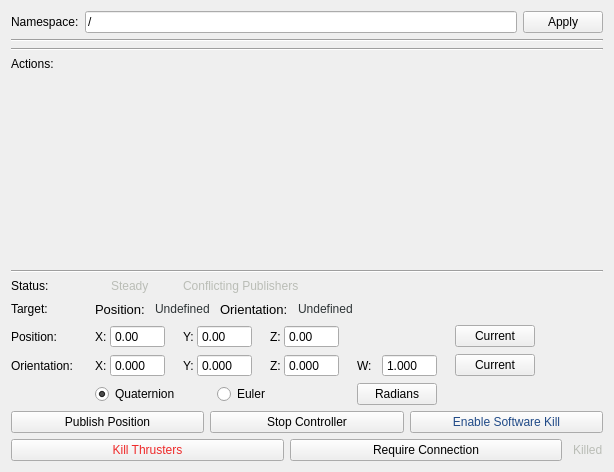
<?xml version="1.0" encoding="UTF-8"?>
<ui version="4.0">
 <class>ControllersPlugin</class>
 <widget class="QWidget" name="ControllersPlugin">
  <property name="geometry">
   <rect>
    <x>0</x>
    <y>0</y>
    <width>614</width>
    <height>472</height>
   </rect>
  </property>
  <property name="windowTitle">
   <string>Controller Actions</string>
  </property>
  <layout class="QGridLayout" name="gridLayout_2">
   <item row="1" column="0">
    <layout class="QVBoxLayout" name="primaryLayout">
     <property name="sizeConstraint">
      <enum>QLayout::SetDefaultConstraint</enum>
     </property>
     <item>
      <layout class="QHBoxLayout" name="namespaceLayout">
       <item>
        <widget class="QLabel" name="namespaceLabel">
         <property name="text">
          <string>Namespace:</string>
         </property>
        </widget>
       </item>
       <item>
        <widget class="QLineEdit" name="namespaceEdit">
         <property name="text">
          <string>/</string>
         </property>
        </widget>
       </item>
       <item>
        <widget class="QPushButton" name="applyNamespaceButton">
         <property name="text">
          <string>Apply</string>
         </property>
        </widget>
       </item>
      </layout>
     </item>
     <item>
      <widget class="Line" name="namespaceToTeleopGroupSeparator">
       <property name="orientation">
        <enum>Qt::Horizontal</enum>
       </property>
      </widget>
     </item>
     <item>
      <layout class="QVBoxLayout" name="teleopControlLayout"/>
     </item>
     <item>
      <widget class="Line" name="teleopToActionsGroupSeparator">
       <property name="orientation">
        <enum>Qt::Horizontal</enum>
       </property>
      </widget>
     </item>
     <item>
      <layout class="QVBoxLayout" name="actionsGroupLayout">
       <property name="spacing">
        <number>0</number>
       </property>
       <item>
        <widget class="QLabel" name="actionsGroupLabel">
         <property name="text">
          <string>Actions:</string>
         </property>
        </widget>
       </item>
       <item>
        <layout class="QVBoxLayout" name="actionsVerticalLayout"/>
       </item>
      </layout>
     </item>
     <item>
      <spacer name="centerAlignmentSpacer">
       <property name="orientation">
        <enum>Qt::Vertical</enum>
       </property>
       <property name="sizeHint" stdset="0">
        <size>
         <width>20</width>
         <height>40</height>
        </size>
       </property>
      </spacer>
     </item>
     <item>
      <widget class="Line" name="actionToControllerGroupSeparator">
       <property name="orientation">
        <enum>Qt::Horizontal</enum>
       </property>
      </widget>
     </item>
     <item>
      <layout class="QGridLayout" name="controllerGroupLayout">
       <property name="horizontalSpacing">
        <number>18</number>
       </property>
       <item row="3" column="0">
        <widget class="QLabel" name="label_2">
         <property name="text">
          <string>Orientation: </string>
         </property>
        </widget>
       </item>
       <item row="2" column="2">
        <layout class="QHBoxLayout" name="horizontalLayout_3">
         <property name="spacing">
          <number>3</number>
         </property>
         <item>
          <widget class="QLabel" name="label_3">
           <property name="text">
            <string>X:</string>
           </property>
          </widget>
         </item>
         <item>
          <widget class="QDoubleSpinBox" name="positionXValue">
           <property name="sizePolicy">
            <sizepolicy hsizetype="Fixed" vsizetype="Fixed">
             <horstretch>0</horstretch>
             <verstretch>0</verstretch>
            </sizepolicy>
           </property>
           <property name="minimumSize">
            <size>
             <width>55</width>
             <height>0</height>
            </size>
           </property>
           <property name="maximumSize">
            <size>
             <width>50</width>
             <height>16777215</height>
            </size>
           </property>
           <property name="focusPolicy">
            <enum>Qt::StrongFocus</enum>
           </property>
           <property name="buttonSymbols">
            <enum>QAbstractSpinBox::NoButtons</enum>
           </property>
           <property name="minimum">
            <double>-99.989999999999995</double>
           </property>
           <property name="singleStep">
            <double>0.500000000000000</double>
           </property>
          </widget>
         </item>
        </layout>
       </item>
       <item row="3" column="5">
        <layout class="QHBoxLayout" name="orientationWGroup">
         <property name="spacing">
          <number>3</number>
         </property>
         <item>
          <widget class="QLabel" name="orientationWLabel">
           <property name="text">
            <string>W:</string>
           </property>
          </widget>
         </item>
         <item>
          <widget class="QDoubleSpinBox" name="orientationWValue">
           <property name="sizePolicy">
            <sizepolicy hsizetype="Fixed" vsizetype="Fixed">
             <horstretch>0</horstretch>
             <verstretch>0</verstretch>
            </sizepolicy>
           </property>
           <property name="minimumSize">
            <size>
             <width>55</width>
             <height>0</height>
            </size>
           </property>
           <property name="maximumSize">
            <size>
             <width>50</width>
             <height>16777215</height>
            </size>
           </property>
           <property name="focusPolicy">
            <enum>Qt::StrongFocus</enum>
           </property>
           <property name="buttonSymbols">
            <enum>QAbstractSpinBox::NoButtons</enum>
           </property>
           <property name="decimals">
            <number>3</number>
           </property>
           <property name="minimum">
            <double>-1.000000000000000</double>
           </property>
           <property name="maximum">
            <double>1.000000000000000</double>
           </property>
           <property name="singleStep">
            <double>0.050000000000000</double>
           </property>
           <property name="value">
            <double>1.000000000000000</double>
           </property>
          </widget>
         </item>
        </layout>
       </item>
       <item row="3" column="3">
        <layout class="QHBoxLayout" name="horizontalLayout_7">
         <property name="spacing">
          <number>3</number>
         </property>
         <item>
          <widget class="QLabel" name="orientationYLabel">
           <property name="text">
            <string>Y:</string>
           </property>
          </widget>
         </item>
         <item>
          <widget class="QDoubleSpinBox" name="orientationYValue">
           <property name="sizePolicy">
            <sizepolicy hsizetype="Fixed" vsizetype="Fixed">
             <horstretch>0</horstretch>
             <verstretch>0</verstretch>
            </sizepolicy>
           </property>
           <property name="minimumSize">
            <size>
             <width>55</width>
             <height>0</height>
            </size>
           </property>
           <property name="maximumSize">
            <size>
             <width>50</width>
             <height>16777215</height>
            </size>
           </property>
           <property name="focusPolicy">
            <enum>Qt::StrongFocus</enum>
           </property>
           <property name="buttonSymbols">
            <enum>QAbstractSpinBox::NoButtons</enum>
           </property>
           <property name="decimals">
            <number>3</number>
           </property>
           <property name="minimum">
            <double>-1.000000000000000</double>
           </property>
           <property name="maximum">
            <double>1.000000000000000</double>
           </property>
           <property name="singleStep">
            <double>0.050000000000000</double>
           </property>
          </widget>
         </item>
        </layout>
       </item>
       <item row="0" column="2" alignment="Qt::AlignHCenter">
        <widget class="QLabel" name="steadyLabel">
         <property name="styleSheet">
          <string notr="true">QLabel{ color: rgb(186, 189, 182) }</string>
         </property>
         <property name="text">
          <string>Steady</string>
         </property>
        </widget>
       </item>
       <item row="2" column="3">
        <layout class="QHBoxLayout" name="horizontalLayout_4">
         <property name="spacing">
          <number>3</number>
         </property>
         <item>
          <widget class="QLabel" name="label_4">
           <property name="text">
            <string>Y:</string>
           </property>
          </widget>
         </item>
         <item>
          <widget class="QDoubleSpinBox" name="positionYValue">
           <property name="sizePolicy">
            <sizepolicy hsizetype="Fixed" vsizetype="Fixed">
             <horstretch>0</horstretch>
             <verstretch>0</verstretch>
            </sizepolicy>
           </property>
           <property name="minimumSize">
            <size>
             <width>55</width>
             <height>0</height>
            </size>
           </property>
           <property name="maximumSize">
            <size>
             <width>50</width>
             <height>16777215</height>
            </size>
           </property>
           <property name="focusPolicy">
            <enum>Qt::StrongFocus</enum>
           </property>
           <property name="buttonSymbols">
            <enum>QAbstractSpinBox::NoButtons</enum>
           </property>
           <property name="minimum">
            <double>-99.000000000000000</double>
           </property>
           <property name="singleStep">
            <double>0.500000000000000</double>
           </property>
          </widget>
         </item>
        </layout>
       </item>
       <item row="0" column="0">
        <widget class="QLabel" name="label_14">
         <property name="text">
          <string>Status:</string>
         </property>
        </widget>
       </item>
       <item row="3" column="6">
        <widget class="QPushButton" name="loadCurrentOrientation">
         <property name="text">
          <string>Current</string>
         </property>
        </widget>
       </item>
       <item row="3" column="4">
        <layout class="QHBoxLayout" name="horizontalLayout_8">
         <property name="spacing">
          <number>3</number>
         </property>
         <item>
          <widget class="QLabel" name="orientationZLabel">
           <property name="text">
            <string>Z:</string>
           </property>
          </widget>
         </item>
         <item>
          <widget class="QDoubleSpinBox" name="orientationZValue">
           <property name="sizePolicy">
            <sizepolicy hsizetype="Fixed" vsizetype="Fixed">
             <horstretch>0</horstretch>
             <verstretch>0</verstretch>
            </sizepolicy>
           </property>
           <property name="minimumSize">
            <size>
             <width>55</width>
             <height>0</height>
            </size>
           </property>
           <property name="maximumSize">
            <size>
             <width>50</width>
             <height>16777215</height>
            </size>
           </property>
           <property name="focusPolicy">
            <enum>Qt::StrongFocus</enum>
           </property>
           <property name="buttonSymbols">
            <enum>QAbstractSpinBox::NoButtons</enum>
           </property>
           <property name="decimals">
            <number>3</number>
           </property>
           <property name="minimum">
            <double>-1.000000000000000</double>
           </property>
           <property name="maximum">
            <double>1.000000000000000</double>
           </property>
           <property name="singleStep">
            <double>0.050000000000000</double>
           </property>
          </widget>
         </item>
        </layout>
       </item>
       <item row="0" column="3" colspan="2">
        <widget class="QLabel" name="conflictingPublisherLabel">
         <property name="styleSheet">
          <string notr="true">QLabel{ color: rgb(186, 189, 182) }</string>
         </property>
         <property name="text">
          <string>Conflicting Publishers</string>
         </property>
        </widget>
       </item>
       <item row="1" column="2" colspan="6">
        <layout class="QGridLayout" name="gridLayout">
         <property name="horizontalSpacing">
          <number>10</number>
         </property>
         <item row="0" column="4">
          <spacer name="horizontalSpacer">
           <property name="orientation">
            <enum>Qt::Horizontal</enum>
           </property>
           <property name="sizeHint" stdset="0">
            <size>
             <width>40</width>
             <height>20</height>
            </size>
           </property>
          </spacer>
         </item>
         <item row="0" column="1">
          <layout class="QHBoxLayout" name="horizontalLayout_11">
           <property name="spacing">
            <number>10</number>
           </property>
           <item>
            <widget class="QLabel" name="linearTargetTitle">
             <property name="font">
              <font>
               <pointsize>10</pointsize>
              </font>
             </property>
             <property name="text">
              <string>Position:</string>
             </property>
            </widget>
           </item>
           <item alignment="Qt::AlignRight">
            <widget class="QLabel" name="linearTargetLabel">
             <property name="font">
              <font>
               <pointsize>9</pointsize>
              </font>
             </property>
             <property name="styleSheet">
              <string notr="true">QLabel{ color: rgb(46, 52, 54) }</string>
             </property>
             <property name="text">
              <string>Undefined</string>
             </property>
            </widget>
           </item>
          </layout>
         </item>
         <item row="0" column="2">
          <layout class="QHBoxLayout" name="horizontalLayout_12">
           <property name="spacing">
            <number>10</number>
           </property>
           <item>
            <widget class="QLabel" name="angularTargetTitle">
             <property name="font">
              <font>
               <pointsize>10</pointsize>
              </font>
             </property>
             <property name="text">
              <string>Orientation:</string>
             </property>
            </widget>
           </item>
           <item alignment="Qt::AlignRight">
            <widget class="QLabel" name="angularTargetLabel">
             <property name="font">
              <font>
               <pointsize>9</pointsize>
              </font>
             </property>
             <property name="styleSheet">
              <string notr="true">QLabel{ color: rgb(46, 52, 54) }</string>
             </property>
             <property name="text">
              <string>Undefined</string>
             </property>
            </widget>
           </item>
          </layout>
         </item>
        </layout>
       </item>
       <item row="2" column="7">
        <spacer name="horizontalSpacer_2">
         <property name="orientation">
          <enum>Qt::Horizontal</enum>
         </property>
         <property name="sizeHint" stdset="0">
          <size>
           <width>40</width>
           <height>20</height>
          </size>
         </property>
        </spacer>
       </item>
       <item row="2" column="0">
        <widget class="QLabel" name="label">
         <property name="text">
          <string>Position:</string>
         </property>
        </widget>
       </item>
       <item row="3" column="2">
        <layout class="QHBoxLayout" name="horizontalLayout_6">
         <property name="spacing">
          <number>3</number>
         </property>
         <item>
          <widget class="QLabel" name="orientationXLabel">
           <property name="text">
            <string>X:</string>
           </property>
          </widget>
         </item>
         <item>
          <widget class="QDoubleSpinBox" name="orientationXValue">
           <property name="sizePolicy">
            <sizepolicy hsizetype="Fixed" vsizetype="Fixed">
             <horstretch>0</horstretch>
             <verstretch>0</verstretch>
            </sizepolicy>
           </property>
           <property name="minimumSize">
            <size>
             <width>55</width>
             <height>0</height>
            </size>
           </property>
           <property name="maximumSize">
            <size>
             <width>50</width>
             <height>16777215</height>
            </size>
           </property>
           <property name="focusPolicy">
            <enum>Qt::StrongFocus</enum>
           </property>
           <property name="buttonSymbols">
            <enum>QAbstractSpinBox::NoButtons</enum>
           </property>
           <property name="decimals">
            <number>3</number>
           </property>
           <property name="minimum">
            <double>-1.000000000000000</double>
           </property>
           <property name="maximum">
            <double>1.000000000000000</double>
           </property>
           <property name="singleStep">
            <double>0.050000000000000</double>
           </property>
          </widget>
         </item>
        </layout>
       </item>
       <item row="2" column="4">
        <layout class="QHBoxLayout" name="horizontalLayout_5">
         <property name="spacing">
          <number>3</number>
         </property>
         <item>
          <widget class="QLabel" name="label_5">
           <property name="text">
            <string>Z:</string>
           </property>
          </widget>
         </item>
         <item>
          <widget class="QDoubleSpinBox" name="positionZValue">
           <property name="sizePolicy">
            <sizepolicy hsizetype="Fixed" vsizetype="Fixed">
             <horstretch>0</horstretch>
             <verstretch>0</verstretch>
            </sizepolicy>
           </property>
           <property name="minimumSize">
            <size>
             <width>55</width>
             <height>0</height>
            </size>
           </property>
           <property name="maximumSize">
            <size>
             <width>50</width>
             <height>16777215</height>
            </size>
           </property>
           <property name="focusPolicy">
            <enum>Qt::StrongFocus</enum>
           </property>
           <property name="buttonSymbols">
            <enum>QAbstractSpinBox::NoButtons</enum>
           </property>
           <property name="minimum">
            <double>-99.000000000000000</double>
           </property>
           <property name="maximum">
            <double>0.000000000000000</double>
           </property>
           <property name="singleStep">
            <double>0.500000000000000</double>
           </property>
          </widget>
         </item>
        </layout>
       </item>
       <item row="2" column="6">
        <widget class="QPushButton" name="loadCurrentPosition">
         <property name="text">
          <string>Current</string>
         </property>
        </widget>
       </item>
       <item row="1" column="0">
        <layout class="QHBoxLayout" name="horizontalLayout_13">
         <item>
          <widget class="QLabel" name="label_12">
           <property name="text">
            <string>Target:</string>
           </property>
          </widget>
         </item>
        </layout>
       </item>
       <item row="4" column="2" colspan="3">
        <layout class="QHBoxLayout" name="horizontalLayout_10">
         <item>
          <widget class="QRadioButton" name="quaternionModeRadio">
           <property name="text">
            <string>Quaternion</string>
           </property>
           <property name="checked">
            <bool>true</bool>
           </property>
          </widget>
         </item>
         <item>
          <widget class="QRadioButton" name="eulerModeRadio">
           <property name="text">
            <string>Euler</string>
           </property>
          </widget>
         </item>
        </layout>
       </item>
       <item row="4" column="5">
        <widget class="QPushButton" name="angleModeButton">
         <property name="text">
          <string>Radians</string>
         </property>
        </widget>
       </item>
      </layout>
     </item>
     <item>
      <layout class="QHBoxLayout" name="buttonGroupLayout">
       <item>
        <widget class="QPushButton" name="publishPositionButton">
         <property name="text">
          <string>Publish Position</string>
         </property>
        </widget>
       </item>
       <item>
        <widget class="QPushButton" name="stopControllerButton">
         <property name="toolTip">
          <string>Note: The controller will re-enable if a position is re-published</string>
         </property>
         <property name="text">
          <string>Stop Controller</string>
         </property>
        </widget>
       </item>
       <item>
        <widget class="QPushButton" name="softwareKillEnableButton">
         <property name="styleSheet">
          <string notr="true">QPushButton{ color:rgb(32, 74, 135) }
QPushButton:disabled{ color: rgb(114, 159, 207) }</string>
         </property>
         <property name="text">
          <string>Enable Software Kill</string>
         </property>
         <property name="checkable">
          <bool>true</bool>
         </property>
        </widget>
       </item>
      </layout>
     </item>
     <item>
      <layout class="QHBoxLayout" name="softwareKillGroupLayout">
       <item>
        <widget class="QPushButton" name="softwareKillButton">
         <property name="enabled">
          <bool>true</bool>
         </property>
         <property name="styleSheet">
          <string notr="true">QPushButton{ color:rgb(239, 41, 41) }
QPushButton:disabled{ color: rgb(209, 123, 123) }</string>
         </property>
         <property name="text">
          <string>Kill Thrusters</string>
         </property>
         <property name="checkable">
          <bool>true</bool>
         </property>
         <property name="checked">
          <bool>false</bool>
         </property>
        </widget>
       </item>
       <item>
        <widget class="QPushButton" name="softwareKillRequirePingButton">
         <property name="text">
          <string>Require Connection</string>
         </property>
         <property name="checkable">
          <bool>true</bool>
         </property>
        </widget>
       </item>
       <item>
        <widget class="QLabel" name="killedLabel">
         <property name="sizePolicy">
          <sizepolicy hsizetype="Maximum" vsizetype="Preferred">
           <horstretch>0</horstretch>
           <verstretch>0</verstretch>
          </sizepolicy>
         </property>
         <property name="styleSheet">
          <string notr="true">QLabel{ color: rgb(186, 189, 182) }</string>
         </property>
         <property name="text">
          <string>Killed</string>
         </property>
         <property name="indent">
          <number>5</number>
         </property>
        </widget>
       </item>
      </layout>
     </item>
    </layout>
   </item>
  </layout>
 </widget>
 <tabstops>
  <tabstop>namespaceEdit</tabstop>
  <tabstop>applyNamespaceButton</tabstop>
  <tabstop>positionXValue</tabstop>
  <tabstop>positionYValue</tabstop>
  <tabstop>positionZValue</tabstop>
  <tabstop>orientationXValue</tabstop>
  <tabstop>orientationYValue</tabstop>
  <tabstop>orientationZValue</tabstop>
  <tabstop>orientationWValue</tabstop>
  <tabstop>publishPositionButton</tabstop>
  <tabstop>stopControllerButton</tabstop>
 </tabstops>
 <resources/>
 <connections>
  <connection>
   <sender>namespaceEdit</sender>
   <signal>returnPressed()</signal>
   <receiver>applyNamespaceButton</receiver>
   <slot>click()</slot>
   <hints>
    <hint type="sourcelabel">
     <x>289</x>
     <y>23</y>
    </hint>
    <hint type="destinationlabel">
     <x>525</x>
     <y>23</y>
    </hint>
   </hints>
  </connection>
 </connections>
</ui>
